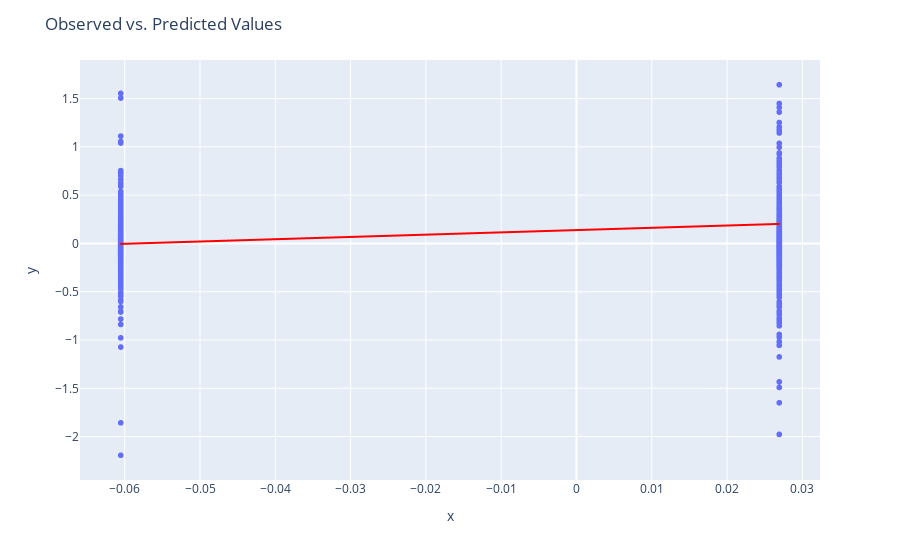
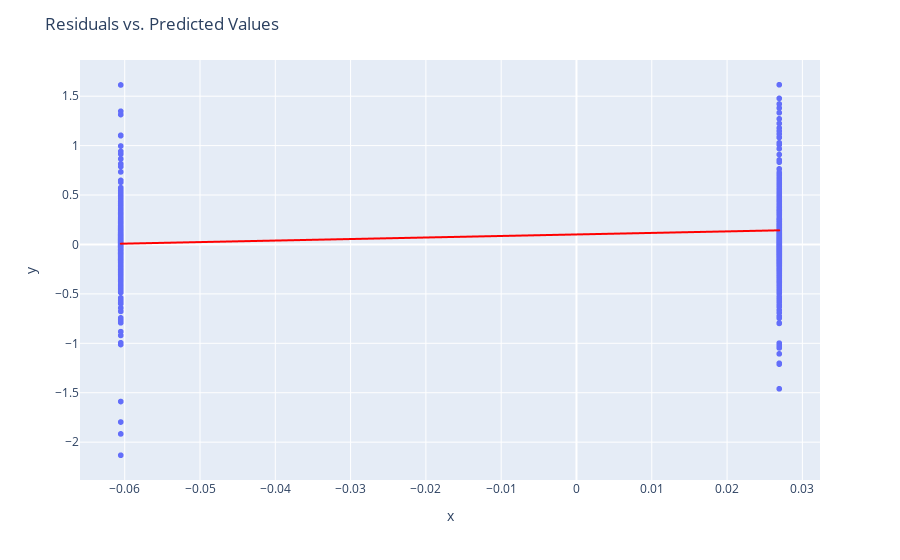

Write notebook code for charts like these, in order.
### Code cell
cicc_lm = lin_regs['ai_activity_class'][0]
X = X['ai_activity_class'][0]

def linearity_test(model, y):
    '''
    Function for visually inspecting the assumption of linearity in a linear regression model.
    It plots observed vs. predicted values and residuals vs. predicted values.
    
    Args:
    * model - fitted OLS model from statsmodels
    * y - observed values
    '''
    fitted_vals = model.predict()
    resids = model.resid
    
    fig1 = px.scatter(x=fitted_vals, y=y, trendline="lowess", trendline_color_override="red")
    fig1.update_layout(title='Observed vs. Predicted Values')

    fig2 = px.scatter(x=fitted_vals, y=resids, trendline="lowess", trendline_color_override="red")
    fig2.update_layout(title='Residuals vs. Predicted Values')
    
    fig1.show()
    fig2.show()

linearity_test(cicc_lm, y)

### Figure 1 — Plotly figure (JSON) as saved in the notebook; plotly's stock layout.template omitted (floating-point values rounded to 4 significant figures; data arrays with more than 128 entries replaced by an {"elided": "..."} marker saying what was removed)
{"data": [{"hovertemplate": "x=%{x}<br>y=%{y}<extra></extra>", "legendgroup": "", "marker": {"color": "#636efa", "symbol": "circle"}, "mode": "markers", "name": "", "showlegend": false, "type": "scattergl", "x": {"elided": "1624 float values"}, "xaxis": "x", "y": {"elided": "1624 float values"}, "yaxis": "y"}, {"hovertemplate": "<b>LOWESS trendline</b><br><br>x=%{x}<br>y=%{y} <b>(trend)</b><extra></extra>", "legendgroup": "", "line": {"color": "red"}, "marker": {"color": "#636efa", "symbol": "circle"}, "mode": "lines", "name": "", "showlegend": false, "type": "scattergl", "x": {"elided": "1624 float values"}, "xaxis": "x", "y": {"elided": "1624 float values"}, "yaxis": "y"}], "layout": {"legend": {"tracegroupgap": 0}, "margin": {"t": 60}, "title": {"text": "Observed vs. Predicted Values"}, "xaxis": {"anchor": "y", "domain": [0, 1], "title": {"text": "x"}}, "yaxis": {"anchor": "x", "domain": [0, 1], "title": {"text": "y"}}}}

### Figure 2 — Plotly figure (JSON) as saved in the notebook; plotly's stock layout.template omitted (floating-point values rounded to 4 significant figures; data arrays with more than 128 entries replaced by an {"elided": "..."} marker saying what was removed)
{"data": [{"hovertemplate": "x=%{x}<br>y=%{y}<extra></extra>", "legendgroup": "", "marker": {"color": "#636efa", "symbol": "circle"}, "mode": "markers", "name": "", "showlegend": false, "type": "scattergl", "x": {"elided": "1624 float values"}, "xaxis": "x", "y": {"elided": "1624 float values"}, "yaxis": "y"}, {"hovertemplate": "<b>LOWESS trendline</b><br><br>x=%{x}<br>y=%{y} <b>(trend)</b><extra></extra>", "legendgroup": "", "line": {"color": "red"}, "marker": {"color": "#636efa", "symbol": "circle"}, "mode": "lines", "name": "", "showlegend": false, "type": "scattergl", "x": {"elided": "1624 float values"}, "xaxis": "x", "y": {"elided": "1624 float values"}, "yaxis": "y"}], "layout": {"legend": {"tracegroupgap": 0}, "margin": {"t": 60}, "title": {"text": "Residuals vs. Predicted Values"}, "xaxis": {"anchor": "y", "domain": [0, 1], "title": {"text": "x"}}, "yaxis": {"anchor": "x", "domain": [0, 1], "title": {"text": "y"}}}}
